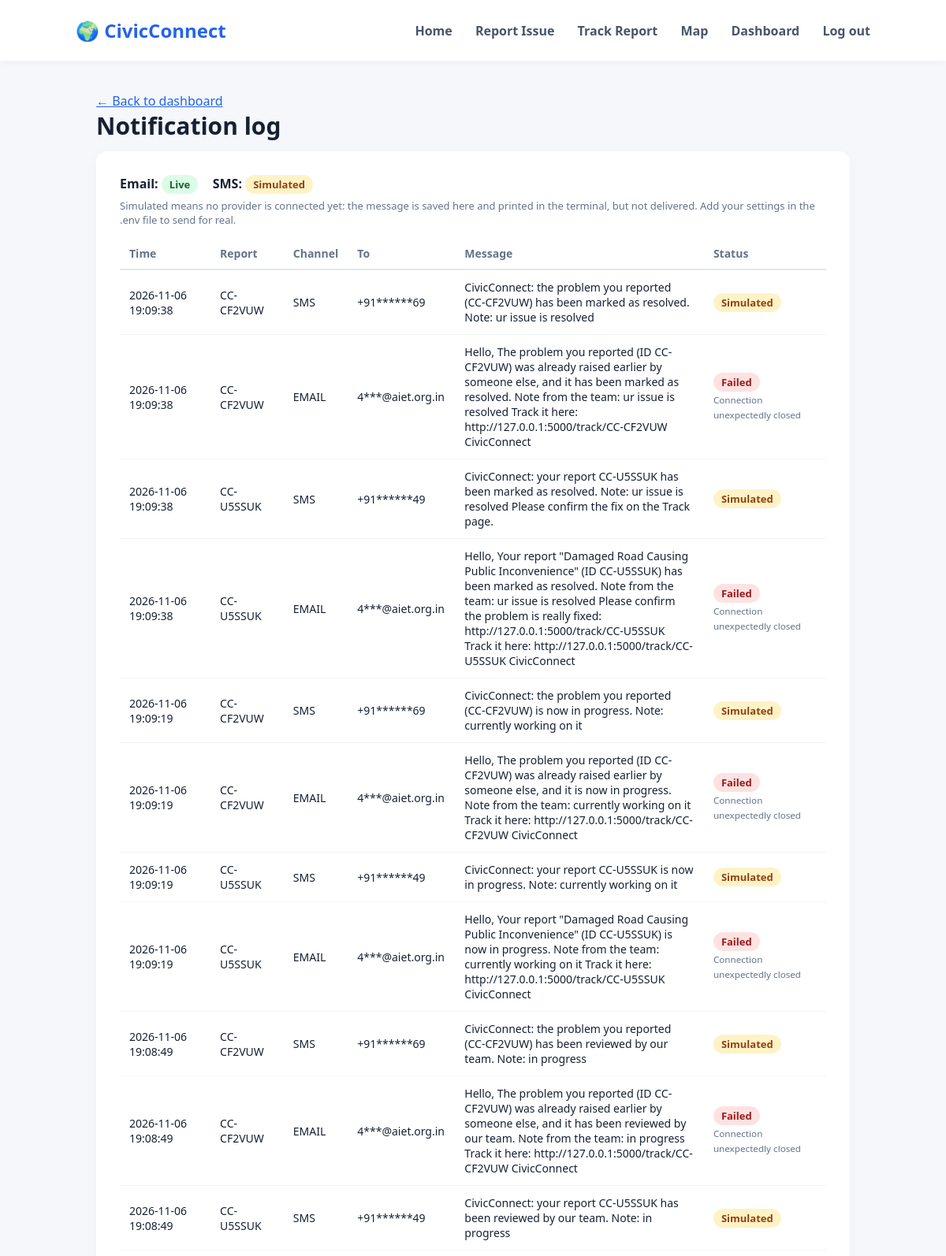
The app's page /admin/notifications (signed in, upper part) with its own data.
### tables this page shows
CREATE TABLE notifications (
            id INTEGER PRIMARY KEY AUTOINCREMENT,
            report_id INTEGER NOT NULL,
            channel TEXT NOT NULL,
            recipient TEXT NOT NULL,
            subject TEXT,
            message TEXT NOT NULL,
            status TEXT NOT NULL DEFAULT 'pending',
            error TEXT,
            created_at TEXT NOT NULL,
            FOREIGN KEY (report_id) REFERENCES reports(id)
        );

CREATE TABLE reports (
            id INTEGER PRIMARY KEY AUTOINCREMENT,
            complaint_id TEXT UNIQUE NOT NULL,
            title TEXT NOT NULL,
            description TEXT NOT NULL,
            category TEXT NOT NULL,
            lat REAL,
            lng REAL,
            image TEXT,
            status TEXT NOT NULL DEFAULT 'submitted',
            is_verified INTEGER NOT NULL DEFAULT 0,
            duplicate_of INTEGER,
            duplicate_count INTEGER NOT NULL DEFAULT 0,
            citizen_verified INTEGER,
            created_at TEXT NOT NULL,
            updated_at TEXT NOT NULL,
            resolved_at TEXT
        , email TEXT, phone TEXT, contact_email TEXT, contact_phone TEXT);

### app.py (the view)
@app.route("/admin/notifications")
@admin_required
def admin_notifications():
    rows = get_db().execute(
        """SELECT n.*, rp.complaint_id FROM notifications n
           JOIN reports rp ON rp.id = n.report_id
           ORDER BY n.id DESC LIMIT 100"""
    ).fetchall()
    return render_template(
        "admin_notifications.html", rows=rows,
        email_live=notifier.email_live(), sms_live=notifier.sms_live(),
    )

### app.py (called while the page is built)
def get_db():
    if "db" not in g:
        g.db = sqlite3.connect(DB_PATH)
        g.db.row_factory = sqlite3.Row
    return g.db

@app.template_filter("mask_email")
def mask_email(value):
    if not value or "@" not in value:
        return ""
    name, domain = value.split("@", 1)
    return name[:1] + "***@" + domain

@app.template_filter("mask_phone")
def mask_phone(value):
    if not value:
        return ""
    return value[:3] + "******" + value[-2:] if len(value) > 6 else "***"

@app.after_request
def send_queued_notifications(response):
    jobs = g.pop("jobs", None)
    if jobs:
        notifier.dispatch(jobs, DB_PATH)
    return response

def admin_required(view):
    @wraps(view)
    def wrapper(*args, **kwargs):
        if not session.get("admin"):
            return redirect(url_for("admin_login", next=request.path))
        return view(*args, **kwargs)
    return wrapper

@app.context_processor
def inject_globals():
    return {"STATUS_LABELS": STATUS_LABELS, "CATEGORIES": CATEGORIES}

### notifier.py (called while the page is built)
def email_live():
    return all(os.environ.get(k) for k in ("SMTP_HOST", "SMTP_USER", "SMTP_PASSWORD"))

def sms_live():
    return os.environ.get("SMS_PROVIDER", "").lower() == "twilio" and all(
        os.environ.get(k) for k in ("TWILIO_SID", "TWILIO_TOKEN", "TWILIO_FROM")
    )

### templates/admin_notifications.html (shortened to what this page needs)
{% extends "base.html" %}
{% block content %}
<p><a href="/dashboard">← Back to dashboard</a></p>
<h1>Notification log</h1>
<section class="card">
    <p>
        <strong>Email:</strong>
        {% if email_live %}<span class="badge sent">Live</span>{% else %}<span class="badge simulated">Simulated</span>{% endif %}
        <strong>SMS:</strong>
        {% if sms_live %}<span class="badge sent">Live</span>{% else %}<span class="badge simulated">Simulated</span>{% endif %}
    </p>
    <p class="hint">Simulated means no provider is connected yet: the message is saved here and printed in the terminal, but not delivered. Add your settings in the .env file to send for real.</p>
    {% if rows %}
    <div class="table-wrap">
    <table>
        <thead><tr><th>Time</th><th>Report</th><th>Channel</th><th>To</th><th>Message</th><th>Status</th></tr></thead>
        <tbody>
        {% for n in rows %}
            <tr>
                <td>{{ n['created_at'] }}</td>
                <td>{{ n['complaint_id'] }}</td>
                <td>{{ n['channel']|upper }}</td>
                <td>{{ n['recipient']|mask_email if n['channel'] == 'email' else n['recipient']|mask_phone }}</td>
                <td class="msg">{{ n['message'] }}</td>
                <td>
                    <span class="badge {{ n['status'] }}">{{ n['status']|capitalize }}</span>
                    {% if n['error'] %}<br><small class="muted">{{ n['error'] }}</small>{% endif %}
                </td>
            </tr>
        {% endfor %}
        </tbody>
    </table>
    </div>
    {% else %}
        <p class="muted">No notifications yet. They appear when someone submits a report with an email or mobile number, or when you update a status.</p>
    {% endif %}
</section>
{% endblock %}

### static/style.css (style rules this page uses)
* { margin: 0; padding: 0; box-sizing: border-box; }
body { font-family: "Segoe UI", Arial, sans-serif; background: #f5f7fb; color: #172033; }

### static/app.css (style rules this page uses)
.container h1 { font-size: 30px; margin-bottom: 12px; }
.container a { color: #2563eb; }
.card { background: white; border-radius: 14px; padding: 30px; margin-bottom: 24px; box-shadow: 0 5px 20px #00000008; }
.muted { color: #64748b; font-weight: 400; }
.hint { color: #64748b; font-size: 13px; margin: 6px 0 14px; }
.badge { display: inline-block; padding: 3px 10px; border-radius: 999px; font-size: 13px; font-weight: 600; margin-right: 6px; }
.table-wrap { overflow-x: auto; }
table { width: 100%; border-collapse: collapse; font-size: 14px; }
th { text-align: left; color: #64748b; font-weight: 600; padding: 10px 12px; border-bottom: 2px solid #e2e8f0; white-space: nowrap; }
td { padding: 12px; border-bottom: 1px solid #f1f5f9; vertical-align: middle; }
.badge.sent { background: #dcfce7; color: #166534; }
.badge.simulated { background: #fef3c7; color: #92400e; }
.badge.failed { background: #fee2e2; color: #991b1b; }
td.msg { max-width: 420px; white-space: normal; }

### records on screen
notifications: created_at "2026-11-06 19:09:38", complaint_id "CC-CF2VUW", channel "SMS", recipient|mask_email "+91******69", message "CivicConnect: the problem you reported (CC-CF2VUW) has been marked as resolved. Note: ur issue is resolved", status "Simulated"
notifications: created_at "2026-11-06 19:09:38", complaint_id "CC-CF2VUW", channel "EMAIL", recipient|mask_email "4***@aiet.org.in", message "Hello, The problem you reported (ID CC-CF2VUW) was already raised earlier by someone else, and it has been marked as resolved. Note from the team: ur issue is resolved Track it here: http://127.0.0.1:5000/track/CC-CF2VUW CivicConnect", status "Failed", error "Connection unexpectedly closed"
notifications: created_at "2026-11-06 19:09:38", complaint_id "CC-U5SSUK", channel "SMS", recipient|mask_email "+91******49", message "CivicConnect: your report CC-U5SSUK has been marked as resolved. Note: ur issue is resolved Please confirm the fix on the Track page.", status "Simulated"
notifications: created_at "2026-11-06 19:09:38", complaint_id "CC-U5SSUK", channel "EMAIL", recipient|mask_email "4***@aiet.org.in", message "Hello, Your report \"Damaged Road Causing Public Inconvenience\" (ID CC-U5SSUK) has been marked as resolved. Note from the team: ur issue is resolved Please confirm the problem is really fixed: http://127.0.0.1:5000/track/CC-U5SSUK Track it here: http://127.0.0.1:5000/track/CC-U5SSUK CivicConnect", status "Failed", error "Connection unexpectedly closed"
notifications: created_at "2026-11-06 19:09:19", complaint_id "CC-CF2VUW", channel "SMS", recipient|mask_email "+91******69", message "CivicConnect: the problem you reported (CC-CF2VUW) is now in progress. Note: currently working on it", status "Simulated"
notifications: created_at "2026-11-06 19:09:19", complaint_id "CC-CF2VUW", channel "EMAIL", recipient|mask_email "4***@aiet.org.in", message "Hello, The problem you reported (ID CC-CF2VUW) was already raised earlier by someone else, and it is now in progress. Note from the team: currently working on it Track it here: http://127.0.0.1:5000/track/CC-CF2VUW CivicConnect", status "Failed", error "Connection unexpectedly closed"
notifications: created_at "2026-11-06 19:09:19", complaint_id "CC-U5SSUK", channel "SMS", recipient|mask_email "+91******49", message "CivicConnect: your report CC-U5SSUK is now in progress. Note: currently working on it", status "Simulated"
notifications: created_at "2026-11-06 19:09:19", complaint_id "CC-U5SSUK", channel "EMAIL", recipient|mask_email "4***@aiet.org.in", message "Hello, Your report \"Damaged Road Causing Public Inconvenience\" (ID CC-U5SSUK) is now in progress. Note from the team: currently working on it Track it here: http://127.0.0.1:5000/track/CC-U5SSUK CivicConnect", status "Failed", error "Connection unexpectedly closed"
notifications: created_at "2026-11-06 19:08:49", complaint_id "CC-CF2VUW", channel "SMS", recipient|mask_email "+91******69", message "CivicConnect: the problem you reported (CC-CF2VUW) has been reviewed by our team. Note: in progress", status "Simulated"
notifications: created_at "2026-11-06 19:08:49", complaint_id "CC-CF2VUW", channel "EMAIL", recipient|mask_email "4***@aiet.org.in", message "Hello, The problem you reported (ID CC-CF2VUW) was already raised earlier by someone else, and it has been reviewed by our team. Note from the team: in progress Track it here: http://127.0.0.1:5000/track/CC-CF2VUW CivicConnect", status "Failed", error "Connection unexpectedly closed"
notifications: created_at "2026-11-06 19:08:49", complaint_id "CC-U5SSUK", channel "SMS", recipient|mask_email "+91******49", message "CivicConnect: your report CC-U5SSUK has been reviewed by our team. Note: in progress", status "Simulated"
